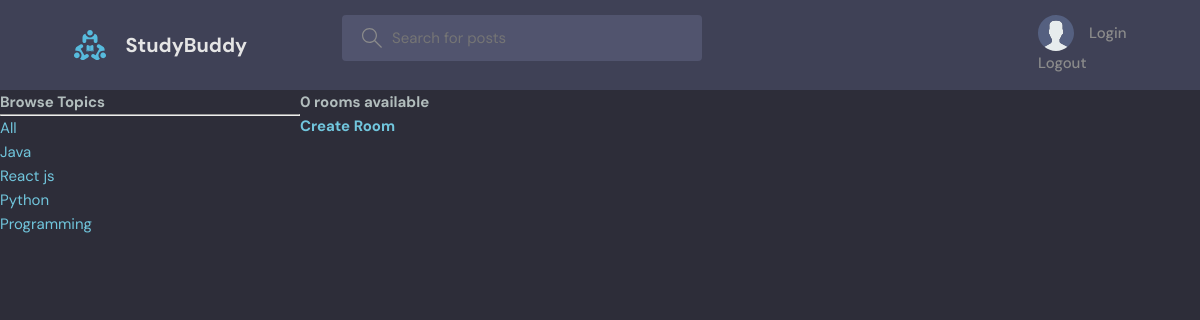
Screenshot of /?q=Java with the database file from the repository.
### base/models.py (models this page shows, shortened)
class Topic(models.Model):
    name = models.CharField(max_length=200)

### base/views.py (the view)
# urls.py: path('', views.home, name='home'),
def home(request):
    q = request.GET.get('q') if request.GET.get('q') != None else ''
    rooms = Room.objects.filter(
        Q(topic__name__icontains=q) |
        Q(name__icontains=q) |
        Q(description__icontains=q)
        )
    topics = Topic.objects.all()
    room_count = rooms.count()
    return render(request, 'home.html', {'rooms': rooms, 'topics': topics, 'room_count': room_count})

### templates/home.html (shortened to what this page needs)
{% extends 'main.html' %}
{% block content %}
<div class="home-container">
    <div>
        <h3>Browse Topics</h3>
        <hr>
        <div>
            <a href="{% url 'home' %}">All</a>
        </div>
        {% for topic in topics %}
        <div>
            <a href="{% url 'home' %}?q={{topic.name}}">{{topic.name}}</a>
        </div>
        {% endfor %}
    </div>
    <div >
        <h5>{{room_count}} rooms available</h5>
        <h1><a href="{% url 'create_room' %}">Create Room</a></h1>
    </div>
</div>
{% endblock %}

### static/styles/style.css (style rules this page uses)
:root { --color-main: #71c6dd; --color-main-light: #e1f6fb; --color-dark: #3f4156; --color-dark-medium: #51546e; --color-dark-light: #696d97; --color-light: #e5e5e5; --color-gray: #8b8b8b; --color-light-gray: #b2bdbd; --color-bg: #2d2d39; --color-success: #5dd693; --color-error: #fc4b0b; }
* { font-family: "DM Sans", -apple-system, BlinkMacSystemFont, "Segoe UI", Roboto, Oxygen, Ubuntu, Cantarell, "Open Sans", "Helvetica Neue", sans-serif; margin: 0; padding: 0; box-sizing: border-box; text-rendering: optimizeLegibility; font-size: inherit; }
html { font-size: 56.25%; }
@media only screen and (min-width: 1200px) { html { font-size: 62.5%; } }
body { line-height: 1.6; font-weight: 400; font-size: 1.5rem; color: var(--color-light-gray); background-color: var(--color-bg); min-height: 100vh; }
a { display: inline-block; color: var(--color-main); text-decoration: none; }

### templates/home.html (style rules this page uses)
.home-container { display: grid; grid-template-columns: 1fr 3fr; }

### rows the page displays
Topic: name "Java"
Topic: name "React js"
Topic: name "Python"
Topic: name "Programming"

### other values shown
{{ room_count }} "0"
